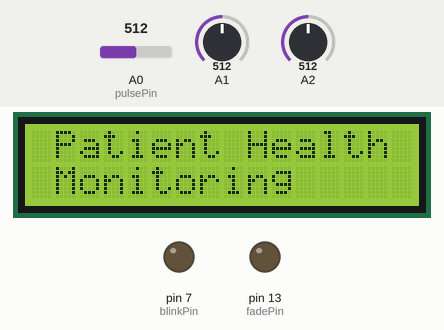
Recording of a sketch running on a simulated Arduino Uno, built with avr-gcc and run on an emulated ATmega328P. Shown: 16×2 character LCD, output pins drawn as LEDs (lit = HIGH). Inputs (shaded band) come from the test bench; at power-on: A0 (pulsePin) = 512, A1 = 512, A2 = 512. What the sketch prints to the serial monitor is not drawn.

Above: at 0.1 s.
At 4.1 s:
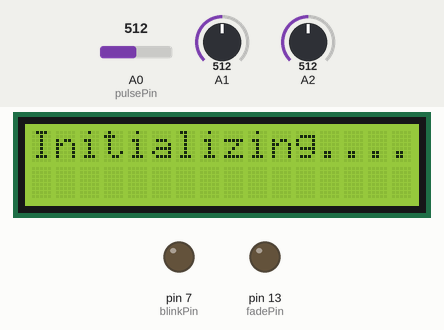
At 9.1 s:
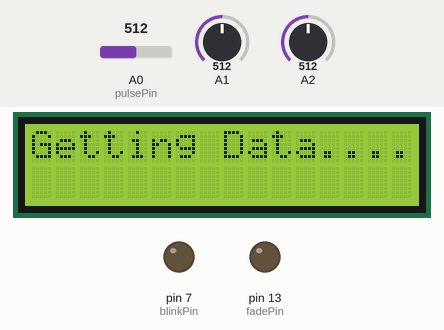

The sketch:

all_in_one.ino
```cpp
#include <LiquidCrystal.h>
#include <ArduinoJson.h>
LiquidCrystal lcd(12, 11, 5, 4, 3, 2);
#include <SoftwareSerial.h>
float pulse = 0;
float temp = 0;
SoftwareSerial ser(9,10);
String apiKey = "1EU7EVV7BXC8Q757";

// Variables
int pulsePin = A0; // Pulse Sensor purple wire connected to analog pin 0
int blinkPin = 7 ; // pin to blink led at each beat
int fadePin = 13; // pin to do fancy classy fading blink at each beat
int fadeRate = 0; // used to fade LED on with PWM on fadePin

// Volatile Variables, used in the interrupt service routine!
volatile int ecg;
volatile int BPM; // int that holds raw Analog in 0. updated every 2mS
volatile int Signal; // holds the incoming raw data
volatile int IBI = 600; // int that holds the time interval between beats! Must be seeded!
volatile boolean Pulse = false; // "True" when User's live heartbeat is detected. "False" when nota "live beat".
volatile boolean QS = false; // becomes true when Arduoino finds a beat.

// Regards Serial OutPut -- Set This Up to your needs
static boolean serialVisual = true; // Set to 'false' by Default. Re-set to 'true' to see Arduino Serial Monitor ASCII Visual Pulse
volatile int rate[10]; // array to hold last ten IBI values
volatile unsigned long sampleCounter = 0; // used to determine pulse timing
volatile unsigned long lastBeatTime = 0; // used to find IBI
volatile int P = 512; // used to find peak in pulse wave, seeded
volatile int T = 512; // used to find trough in pulse wave, seeded
volatile int thresh = 525; // used to find instant moment of heart beat, seeded
volatile int amp = 100; // used to hold amplitude of pulse waveform, seeded
volatile boolean firstBeat = true; // used to seed rate array so we startup with reasonable BPM
volatile boolean secondBeat = false; // used to seed rate array so we startup with reasonable BPM

void setup()
{
lcd.begin(16, 2);
pinMode(blinkPin,OUTPUT); // pin that will blink to your heartbeat!
pinMode(fadePin,OUTPUT); // pin that will fade to your heartbeat!
Serial.begin(9600); // we agree to talk fast!
pinMode(3,INPUT);
pinMode(5,INPUT);
interruptSetup(); // sets up to read Pulse Sensor signal every 2mS

// IF YOU ARE POWERING The Pulse Sensor AT VOLTAGE LESS THAN THE BOARD VOLTAGE,

// UN-COMMENT THE NEXT LINE AND APPLY THAT VOLTAGE TO THE A-REF PIN

// analogReference(EXTERNAL);

lcd.clear();
lcd.setCursor(0,0);
lcd.print(" Patient Health");
lcd.setCursor(0,1);
lcd.print(" Monitoring ");
delay(4000);
lcd.clear();
lcd.setCursor(0,0);
lcd.print("Initializing....");
delay(5000);
lcd.clear();
lcd.setCursor(0,0);
lcd.print("Getting Data....");
ser.begin(9600);
// ser.println("AT");
delay(1000);
// ser.println("AT+GMR");
delay(1000);
// ser.println("AT+CWMODE=3");
delay(1000);
// ser.println("AT+RST");
delay(5000);
// ser.println("AT+CIPMUX=1");
delay(1000);

String cmd="AT+CWJAP=\"Alexahome\",\"98765432\"";
// ser.println(cmd);
delay(1000);
// ser.println("AT+CIFSR");
delay(1000);
}

// Where the Magic Happens
void loop()
{
serialOutput();
if (QS == true) // A Heartbeat Was Found
{

// BPM and IBI have been Determined
// Quantified Self "QS" true when arduino finds a heartbeat
fadeRate = 255; // Makes the LED Fade Effect Happen, Set 'fadeRate' Variable to 255 to fade LED with pulse
serialOutputWhenBeatHappens(); // A Beat Happened, Output that to serial.
QS = false; // reset the Quantified Self flag for next time
}
ledFadeToBeat(); // Makes the LED Fade Effect Happen
delay(20); // take a break


  if((digitalRead(3)==1)||(digitalRead(5)==1)){
    Serial.println("!");

  }
  else{

    // Serial.println(analogRead(A2));
     ecg=analogRead(A2);
    Serial.print("ecg:");
    Serial.println(ecg);

  }
  delay(1);

read_temp();
esp_8266();
}
void ledFadeToBeat()
{
fadeRate -= 15; // set LED fade value
fadeRate = constrain(fadeRate,0,255); // keep LED fade value from going into negative numbers!
analogWrite(fadePin,fadeRate); // fade LED
}
void interruptSetup()
{
// Initializes Timer2 to throw an interrupt every 2mS.
TCCR2A = 0x02; // DISABLE PWM ON DIGITAL PINS 3 AND 11, AND GO INTO CTC MODE
TCCR2B = 0x06; // DON'T FORCE COMPARE, 256 PRESCALER
OCR2A = 0X7C; // SET THE TOP OF THE COUNT TO 124 FOR 500Hz SAMPLE RATE
TIMSK2 = 0x02; // ENABLE INTERRUPT ON MATCH BETWEEN TIMER2 AND OCR2A
sei(); // MAKE SURE GLOBAL INTERRUPTS ARE ENABLED
}
void serialOutput()
{ // Decide How To Output Serial.
if (serialVisual == true)
{
arduinoSerialMonitorVisual('-', Signal); // goes to function that makes Serial Monitor Visualizer
}
else
{
sendDataToSerial('S', Signal); // goes to sendDataToSerial function
}
}
void serialOutputWhenBeatHappens()
{
if (serialVisual == true) // Code to Make the Serial Monitor Visualizer Work
{
// Serial.print("*** Heart-Beat Happened *** "); //ASCII Art Madness
Serial.print("BPM: ");
Serial.println(BPM);
// ser.print((BPM));

}
else
{
sendDataToSerial('B',BPM); // send heart rate with a 'B' prefix
sendDataToSerial('Q',IBI); // send time between beats with a 'Q' prefix
}
}
void arduinoSerialMonitorVisual(char symbol, int data )
{
const int sensorMin = 0; // sensor minimum, discovered through experiment
const int sensorMax = 1024; // sensor maximum, discovered through experiment
int sensorReading = data; // map the sensor range to a range of 12 options:
int range = map(sensorReading, sensorMin, sensorMax, 0, 11);
// do something different depending on the
// range value:
switch (range)
{
case 0:
Serial.println(""); /////ASCII Art Madness
break;
case 1:
Serial.println("---");
break;
case 2:
Serial.println("------");
break;
case 3:
Serial.println("---------");
break;
case 4:
Serial.println("------------");
break;
case 5:
Serial.println("--------------|-");
break;
case 6:
Serial.println("--------------|---");
break;
case 7:
Serial.println("--------------|-------");
break;
case 8:
Serial.println("--------------|----------");
break;
case 9:
Serial.println("--------------|----------------");
break;
case 10:
Serial.println("--------------|-------------------");
break;
case 11:
Serial.println("--------------|-----------------------");
break;
}
}

void sendDataToSerial(char symbol, int data )
{
Serial.print(symbol);
Serial.println(data);
}
ISR(TIMER2_COMPA_vect) //triggered when Timer2 counts to 124
{
cli(); // disable interrupts while we do this
Signal = analogRead(pulsePin); // read the Pulse Sensor
sampleCounter += 2; // keep track of the time in mS with this variable
int N = sampleCounter - lastBeatTime; // monitor the time since the last beat to avoid noise
// find the peak and trough of the pulse wave

if(Signal < thresh && N > (IBI/5)*3) // avoid dichrotic noise by waiting 3/5 of last IBI
{
if (Signal < T) // T is the trough
{
T = Signal; // keep track of lowest point in pulse wave
}
}
if(Signal > thresh && Signal > P)
{ // thresh condition helps avoid noise
P = Signal; // P is the peak
} // keep track of highest point in pulse wave
// NOW IT'S TIME TO LOOK FOR THE HEART BEAT
// signal surges up in value every time there is a pulse
if (N > 250)
{ // avoid high frequency noise
if ( (Signal > thresh) && (Pulse == false) && (N > (IBI/5)*3) )
{
Pulse = true; // set the Pulse flag when we think there is a pulse
digitalWrite(blinkPin,HIGH); // turn on pin 13 LED
IBI = sampleCounter - lastBeatTime; // measure time between beats in mS
lastBeatTime = sampleCounter; // keep track of time for next pulse

if(secondBeat)
{ // if this is the second beat, if secondBeat == TRUE
secondBeat = false; // clear secondBeat flag
for(int i=0; i<=9; i++) // seed the running total to get a realisitic BPM at startup
{
rate[i] = IBI;
}
}
if(firstBeat) // if it's the first time we found a beat, if firstBeat == TRUE
{
firstBeat = false; // clear firstBeat flag
secondBeat = true; // set the second beat flag
sei(); // enable interrupts again
return; // IBI value is unreliable so discard it
}
// keep a running total of the last 10 IBI values
word runningTotal = 0; // clear the runningTotal variable
for(int i=0; i<=8; i++)
{ // shift data in the rate array
rate[i] = rate[i+1]; // and drop the oldest IBI value
runningTotal += rate[i]; // add up the 9 oldest IBI values
}
rate[9] = IBI; // add the latest IBI to the rate array
runningTotal += rate[9]; // add the latest IBI to runningTotal
runningTotal /= 10; // average the last 10 IBI values
BPM = 60000/runningTotal; // how many beats can fit into a minute? that's BPM!
QS = true; // set Quantified Self flag
// QS FLAG IS NOT CLEARED INSIDE THIS ISR
pulse = BPM;
}
}
if (Signal < thresh && Pulse == true)
{ // when the values are going down, the beat is over
digitalWrite(blinkPin,LOW); // turn off pin 13 LED
Pulse = false; // reset the Pulse flag so we can do it again
amp = P - T; // get amplitude of the pulse wave
thresh = amp/2 + T; // set thresh at 50% of the amplitude
P = thresh; // reset these for next time
T = thresh;
}
if (N > 2500)
{ // if 2.5 seconds go by without a beat
thresh = 512; // set thresh default
P = 512; // set P default
T = 512; // set T default
lastBeatTime = sampleCounter; // bring the lastBeatTime up to date
firstBeat = true; // set these to avoid noise
secondBeat = false; // when we get the heartbeat back
}
sei(); // enable interrupts when youre done!
}// end isr
void esp_8266()
{
  // GET https://api.thingspeak.com/update?api_key=1EU7EVV7BXC8Q757&field1=0


// // TCP connection AT+CIPSTART=4,"TCP","184.106.153.149",80
// String cmd = "AT+CIPSTART=4,\"TCP\",\"";
// cmd += "184.106.153.149"; // api.thingspeak.com
// cmd += "\",80";
// // ser.println(cmd);
// Serial.println(cmd);


if(ser.find("Error"))
{
Serial.println("AT+CIPSTART error");
return;
}
// String getStr = "GET https://api.thingspeak.com/update?api_key=";
// getStr += apiKey;
// getStr +="&field1=";
// getStr +=String(temp);
// getStr +="&field2=";
// getStr +=String(pulse);
// getStr += "\r\n\r\n";
// // send data length
// cmd = "AT+CIPSEND=4,";
// cmd += String(getStr.length());
// // ser.println(cmd);
// Serial.println(cmd);
// delay(1000);

// ser.print((BPM));
// delay(2000);
// ser.print((temp));
// delay(2000);


  // Create a JSON object
  StaticJsonDocument<100> jsonDocument;
  // Add values to the JSON object
  jsonDocument["temperature"] = temp;
  jsonDocument["pulse"] = BPM;
  jsonDocument["ecg"] = ecg;

  // Serialize the JSON object into a string
  String jsonString;
  serializeJson(jsonDocument, jsonString);
  // Send the JSON string over serial
  Serial.println(jsonString);
  ser.print(jsonString);
  delay(1000);  // Wait for a second before sending again


// ser.print(getStr);
// String tem=String(temp);
// String pul=String(pulse);
// String temp_pulse=tem+","+pul;
// ser.print(temp);
// Serial.println(getStr); //thingspeak needs 15 sec delay between updates
}
void read_temp()
{
int temp_val = analogRead(A1);
float mv = (temp_val/1024.0)*5000;
float cel = mv/10;
temp = (cel*9)/5 + 32;
Serial.print("Temperature:");
Serial.println(temp);


// String str=String(temp);
// espSerial.println(str);
// Serial.print("str:");
// Serial.print("Temperature:");


// lcd.clear();
// lcd.setCursor(0,0);
// lcd.print("BPM :");
// lcd.setCursor(7,0);
// lcd.print(BPM);
// lcd.setCursor(0,1);
// lcd.print("Temp.:");
// lcd.setCursor(7,1);
// lcd.print(temp);
// lcd.setCursor(13,1);
// lcd.print("F");
}
```

Measured:
- what the display in image 1 shows lasts 5.0 s, from 4.1 s to 9.1 s
